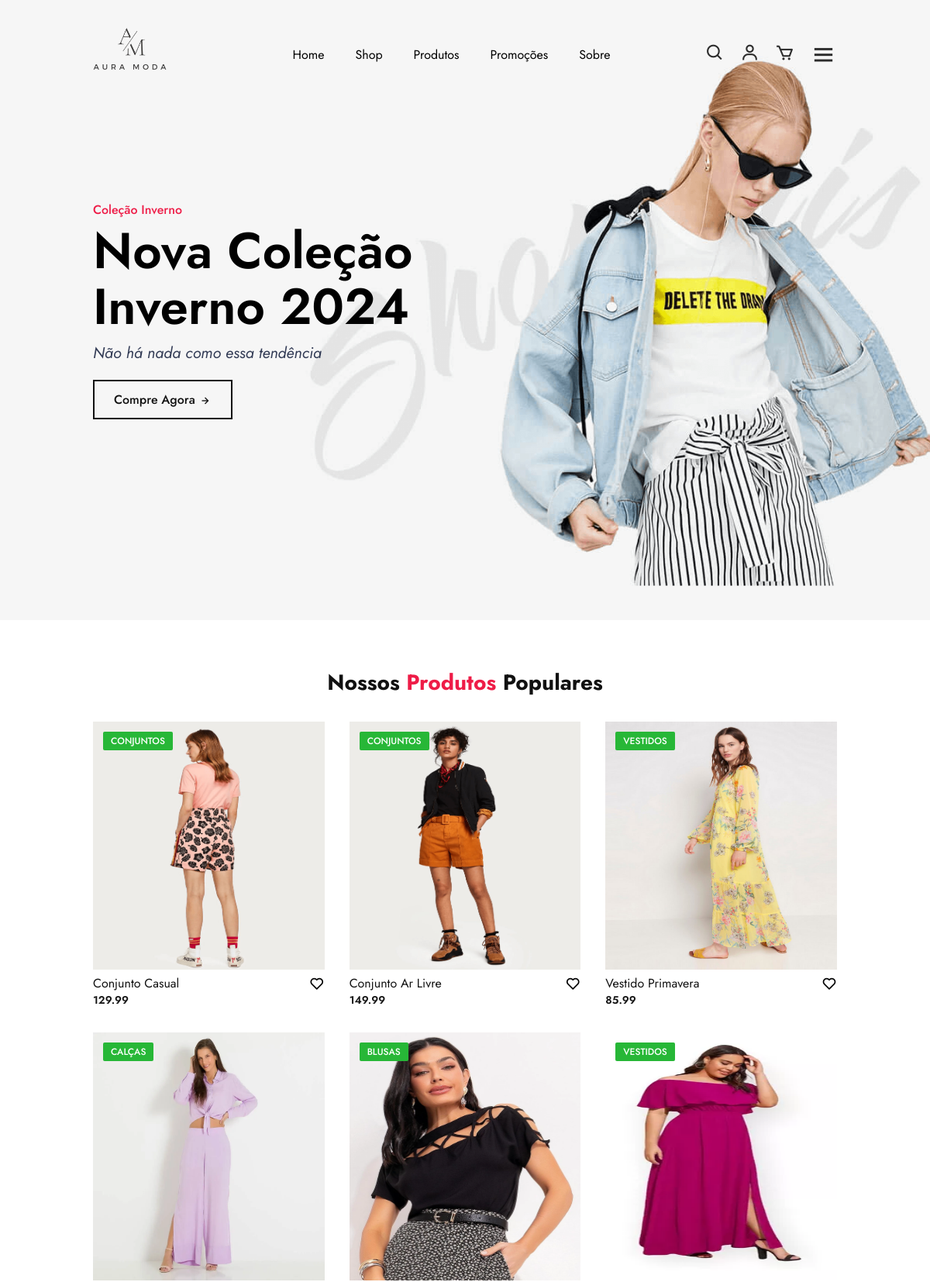
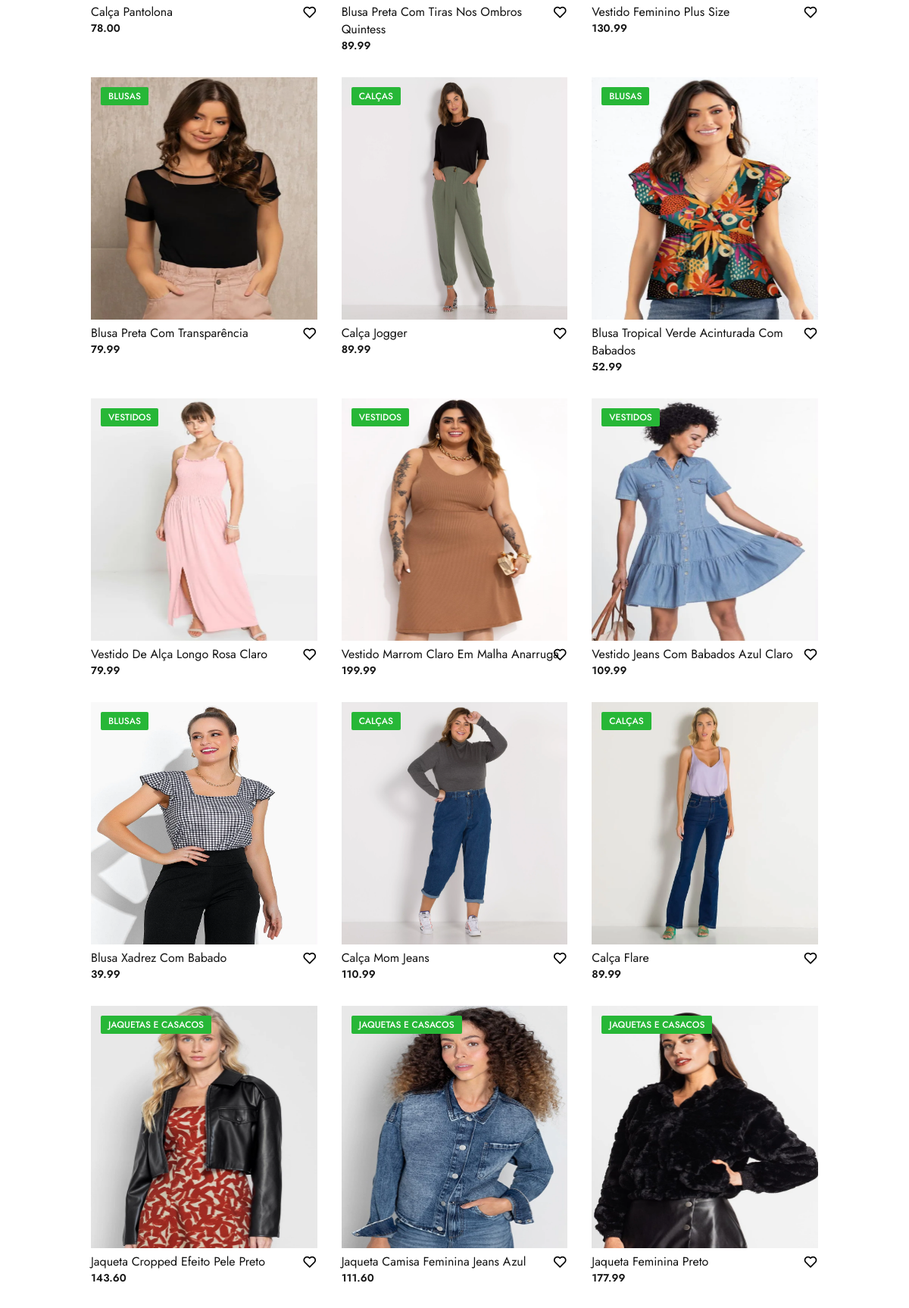
The page / (upper part) on the database its author committed (2 pictures, top to bottom).
### ecommerce/models.py (models this page shows, shortened)
class Produto(models.Model):
    nome = models.CharField(max_length=200)
    descricao = models.TextField()
    preco = models.DecimalField(max_digits=10, decimal_places=2)  # Exemplo: 99999.99
    estoque = models.PositiveIntegerField()
    categoria = models.ForeignKey(Categoria, on_delete=models.SET_NULL, null=True, related_name='produtos')
    imagem = models.ImageField(upload_to='produtos/', blank=True)  # Caso queira armazenar imagem
    data_adicionado = models.DateTimeField(auto_now_add=True)

class Categoria(models.Model):
    nome = models.CharField(max_length=100, unique=True)
    descricao = models.TextField(blank=True)
    def __str__(self):
        return self.nome

### ecommerce/views.py (the view)
# urls.py: path('', views.home, name='home'),
def home(request):
    produtos = Produto.objects.all()
    context = {
        'produtos':produtos
    }
    return render (
        request,
        'ecommerce/index.html',
        context
    )

### ecommerce/templates/ecommerce/index.html (shortened to what this page needs)
{% extends 'base.html' %}
{% load static %}
{% block main %}
<section class="main-home">
    <div class="main-text">
        <h5>Coleção Inverno</h5>
        <h1>Nova Coleção <br> Inverno 2024</h1>
        <p>Não há nada como essa tendência</p>
        <a href="{% url "produtos" %}" class="main-btn">Compre Agora <i class='bx bx-right-arrow-alt' ></i></a>
    </div>
</section>
<section class="trending-product" id="trending">
    <div class="center-text">
        <h2>Nossos <span>Produtos</span> Populares</h2>
    </div>
    <div class="products">
        {% for produto in produtos %}
        <div class="row">
            <img src="{{ produto.imagem.url }}" alt="{{produto.nome}}">
            <div class="product-text">
                <h5>{{produto.categoria}}</h5>
            </div>
            <div class="heart-icon">
                <i class='bx bx-heart' ></i>
            </div>
            <div class="price">
                <a href="{% url "detalhes" produto.id %}"><h4>{{produto.nome}}</h4></a>
                <p>{{produto.preco}}</p>
            </div>
        </div>
        {% endfor %}
    </div>
</section>
{% endblock main %}

### static/css/experimento.css (style rules this page uses)
:root { --primary-color: #000000; --secondary-color: #ffffff; --accent-color: #ff0000; --text-color: #333333; --light-gray: #f5f5f5; --medium-gray: #e0e0e0; }
* { margin: 0; padding: 0; box-sizing: border-box; scroll-behavior: smooth; font-family: "Jost", sans-serif; list-style: none; text-decoration: none; }
html, body { min-height: 100%; }
section { padding: 5% 10%; }
.main-home { width: 100%; height: 100vh; background-image: url(/static/expe/banner-3.png); background-position: center; background-size: cover; display: grid; grid-template-columns: repeat(1, 1fr); align-items: center; }
.main-text h5 { color: #EE1C47; font-size: 16px; text-transform: capitalize; font-weight: 500; }
.main-text h1 { color: #000; font-size: 65px; text-transform: capitalize; line-height: 1.1; font-weight: 600; margin: 6px 0 10px; }
.main-text p { color: #333c56; font-size: 20px; font-style: italic; margin-bottom: 20px; }
.main-btn { display: inline-block; color: #111; font-size: 16px; font-weight: 500; text-transform: capitalize; border: 2px solid #111; padding: 12px 25px; transition: all .42 ease; }
.main-btn i { vertical-align: middle; }
.center-text h2 { color: #111; font-size: 28px; text-transform: capitalize; text-align: center; margin-bottom: 30px; }
.center-text span { color: #EE1C47; }
.products { display: grid; grid-template-columns: repeat(auto-fit, minmax(260px, auto)); gap: 2rem }
.row { position: relative; transition: all .40s; }
.row img { width: 100%; height: 320px; transition: all .40s; }
.product-text h5 { position: absolute; top: 13px; left: 13px; color: #fff; font-size: 12px; font-weight: 500; text-transform: uppercase; background-color: #27b737; padding: 3px 10px; border-radius: 2px; }
.heart-icon { position: absolute; right: 0; font-size: 20px; }
.price h4 { color: #111; font-size: 16px; text-transform: capitalize; font-weight: 400; }
.price p { color: #151515; font-size: 14px; font-weight: 600; }

### rows shown on the page
Produto: imagem (picture), categoria "CONJUNTOS", nome "Conjunto Casual", preco "129.99"
Produto: imagem (picture), categoria "CONJUNTOS", nome "Conjunto Ar Livre", preco "149.99"
Produto: imagem (picture), categoria "VESTIDOS", nome "Vestido Primavera", preco "85.99"
Produto: imagem (picture), categoria "CALÇAS", nome "Calça Pantolona", preco "78.00"
Produto: imagem (picture), categoria "BLUSAS", nome "Blusa Preta Com Tiras Nos Ombros Quintess", preco "89.99"
Produto: imagem (picture), categoria "VESTIDOS", nome "Vestido Feminino Plus Size", preco "130.99"
Produto: imagem (picture), categoria "BLUSAS", nome "Blusa Preta Com Transparência", preco "79.99"
Produto: imagem (picture), categoria "CALÇAS", nome "Calça Jogger", preco "89.99"
Produto: imagem (picture), categoria "BLUSAS", nome "Blusa Tropical Verde Acinturada Com Babados", preco "52.99"
Produto: imagem (picture), categoria "VESTIDOS", nome "Vestido De Alça Longo Rosa Claro", preco "79.99"
Produto: imagem (picture), categoria "VESTIDOS", nome "Vestido Marrom Claro Em Malha Anarruga", preco "199.99"
Produto: imagem (picture), categoria "VESTIDOS", nome "Vestido Jeans Com Babados Azul Claro", preco "109.99"
Produto: imagem (picture), categoria "BLUSAS", nome "Blusa Xadrez Com Babado", preco "39.99"
Produto: imagem (picture), categoria "CALÇAS", nome "Calça Mom Jeans", preco "110.99"
Produto: imagem (picture), categoria "CALÇAS", nome "Calça Flare", preco "89.99"
Produto: imagem (picture), categoria "JAQUETAS E CASACOS", nome "Jaqueta Cropped Efeito Pele Preto", preco "143.60"
Produto: imagem (picture), categoria "JAQUETAS E CASACOS", nome "Jaqueta Camisa Feminina Jeans Azul", preco "111.60"
Produto: imagem (picture), categoria "JAQUETAS E CASACOS", nome "Jaqueta Feminina Preto", preco "177.99"
